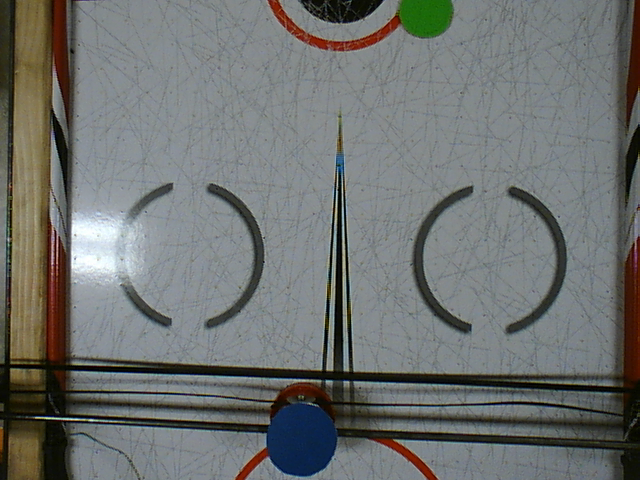
#> input picture AHRS/image0.png, 640 x 480 px, given in place of the camera
$ python meanshifttracking.py
#> lines starting #> are read from the running program, lines starting #| are printed output that depends on the picture; after the words box and inside, x2 and y2 are one past the last pixel; in counts of white or black regions, pixels touching at a corner belong together
import numpy as np
import cv2

cap = cv2.VideoCapture(0)

# take first frame of the video
ret,frame = cap.read()
#> frame is the input picture: shape (480, 640, 3); mean B, G, R 111.7, 113.5, 110.3

# setup initial location of window
# r,h,c,w - region of image
#           simply hardcoded the values
r,h,c,w = 200,20,300,20
track_window = (c,r,w,h)

# set up the ROI for tracking
roi = frame[r:r+h, c:c+w]
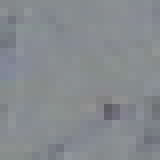
#> roi: shape (20, 20, 3) (shown 8 times larger); mean B, G, R 142.4, 139.3, 134
hsv_roi =  cv2.cvtColor(frame, cv2.COLOR_BGR2HSV)
#> hsv_roi: shape (480, 640, 3); mean H, S, V 78.2, 44.8, 119.2
mask = cv2.inRange(hsv_roi, np.array((0., 60.,32.)), np.array((180.,255.,255.)))
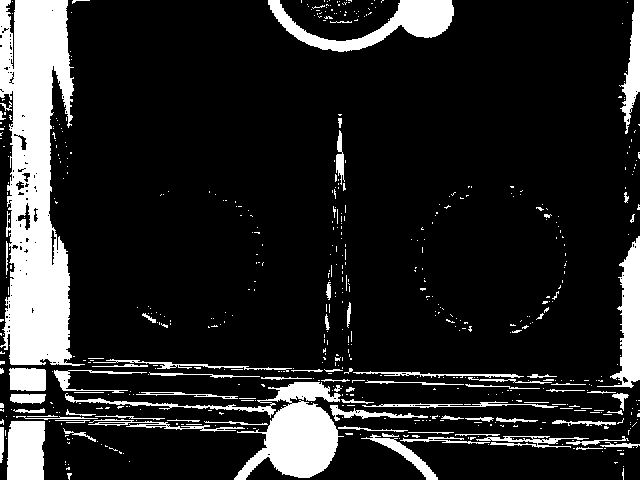
#> mask: shape (480, 640); 15.1% white; 584 white regions (508 under 20 px), largest, box (x1, y1, x2, y2) and area: (0, 0, 85, 366) 19111, (65, 382, 344, 480) 6417, (268, 0, 454, 52) 3477
roi_hist = cv2.calcHist([hsv_roi],[0],mask,[180],[0,180])
#> roi_hist = 180 values, max 5438 at index 22, min 0 at index 70, mean 257.1
cv2.normalize(roi_hist,roi_hist,0,255,cv2.NORM_MINMAX)

# Setup the termination criteria, either 10 iteration or move by at least 1 pt
term_crit = ( cv2.TERM_CRITERIA_EPS | cv2.TERM_CRITERIA_COUNT, 10, 1 )

while(1):
    ret ,frame = cap.read()

    if ret == True:
        hsv = cv2.cvtColor(frame, cv2.COLOR_BGR2HSV)
        dst = cv2.calcBackProject([hsv],[0],roi_hist,[0,180],1)
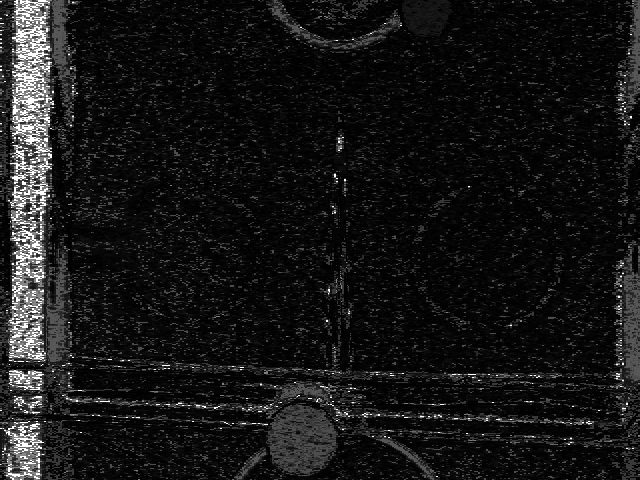
#> dst: shape (480, 640); min 0, max 255, mean 22.6

        # apply meanshift to get the new location
        ret, track_window = cv2.meanShift(dst, track_window, term_crit)
#> ret = 10; track_window = (288, 195, 20, 20)

        # Draw it on image
        x,y,w,h = track_window
#> x = 288; y = 195; w = 20; h = 20
        img2 = cv2.rectangle(frame, (x,y), (x+w,y+h), 255,2)
        cv2.imshow('frame',img2)

        k = cv2.waitKey(60) & 0xff
#> (key Esc is pressed here)
        if k == 27:
            break
        #else:
            #cv2.imwrite(chr(k)+".jpg",img2)

    else:
        break

cv2.destroyAllWindows()
cap.release()
